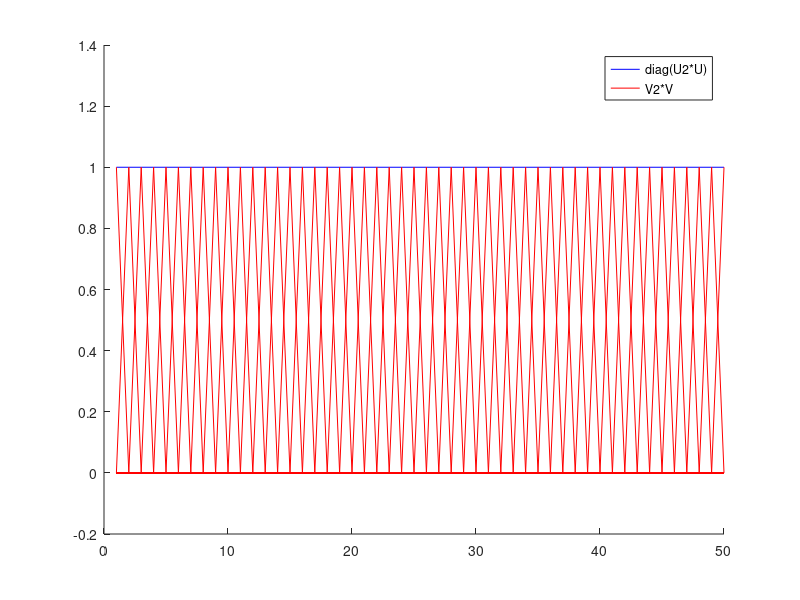
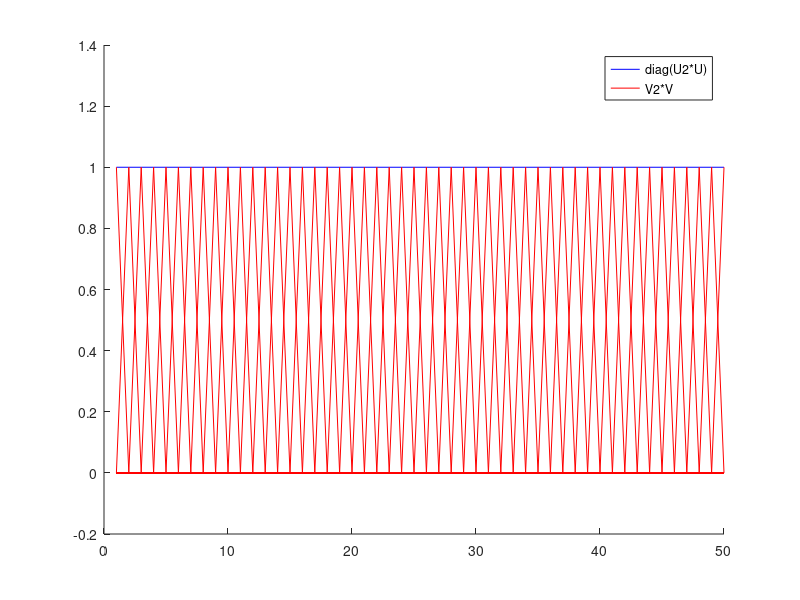
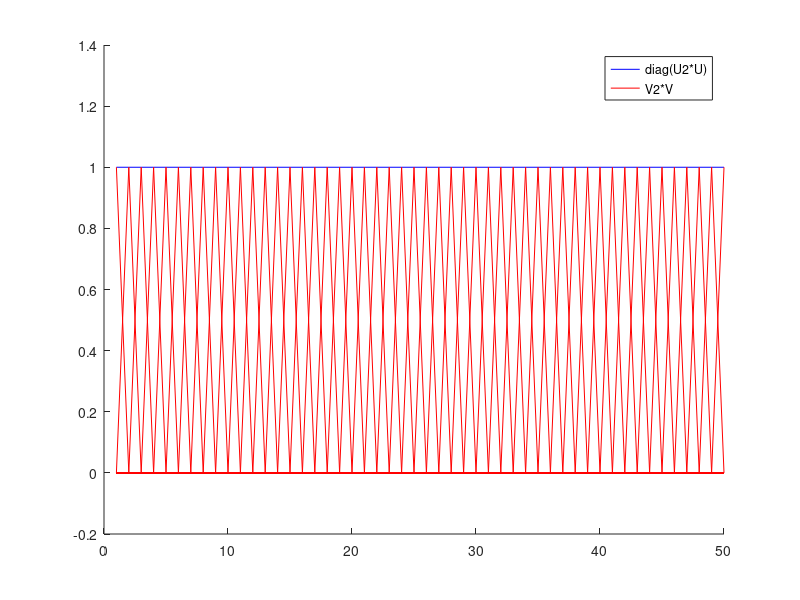
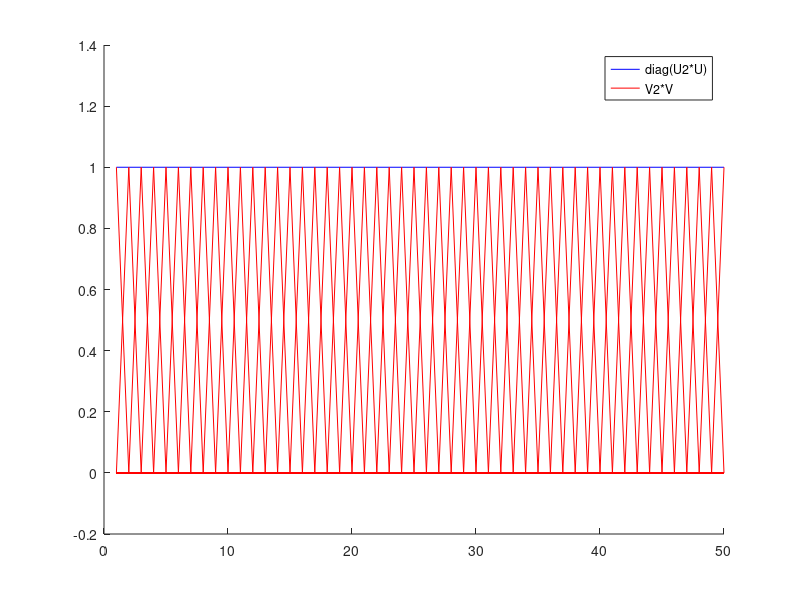

MATLAB code to generate these figures, in order:
format long
Udiff=zeros(1,5);
Vdiff=zeros(1,5);
Sdiff=zeros(1,5);
Adiff=zeros(1,5);
k=zeros(1,5);
for i=[1:5]
    [U,X]=qr(randn(50));
    [V,Y]=qr(randn(50));
    S = diag(sort(rand(50,1),'descend')).^6;
    A=U*S*V';
    [U2,S2,V2]=svd(A);
    for j=[1:50]
        for p=[1:50]
            if sign(U2(j,p))~=sign(U(j,p))
                U2(j,p)=-1*U2(j,p);
            end
            if sign(V2(j,p))~=sign(V(j,p))
                V2(j,p)=-1*V2(j,p);
            end
        end
    end
    Udiff(i)=norm(U-U2);
    Vdiff(i)=norm(V-V2);
    Sdiff(i)=norm(S-S2);
    Adiff(i)=norm(A-U2*S2*V2');
    k(i)=S(1,1)/S(50,50);
    normS=norm(S)
    normv=norm(V)
    figure(i)
    hold on
    plot(diag(U2'*U),'b')
    plot(V2'*V,'r')
    legend('diag(U2*U)','V2*V')
end
Udiff
Vdiff
Sdiff
Adiff
k